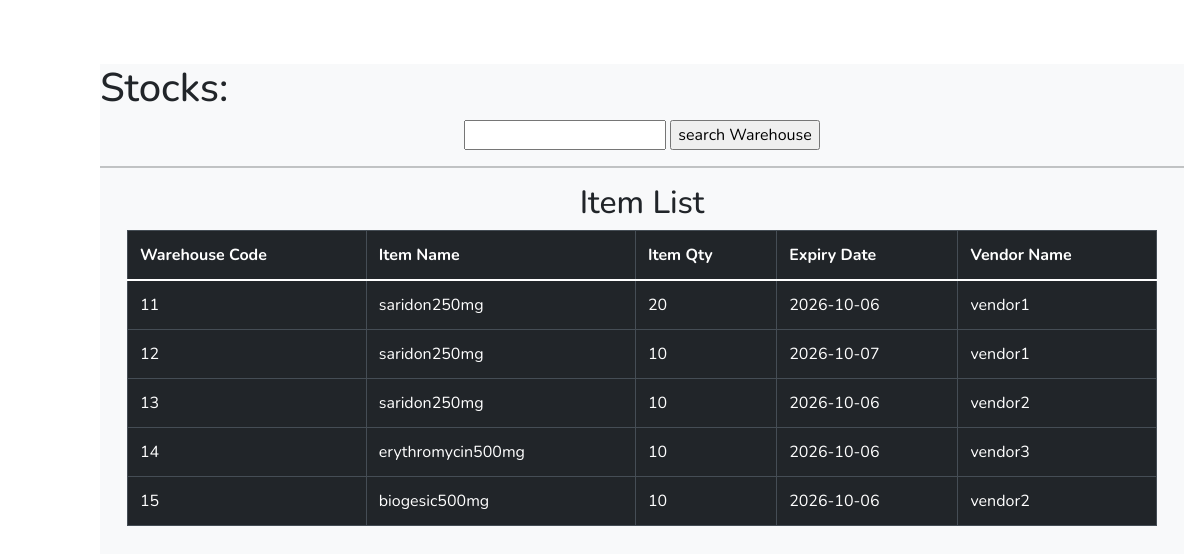
Before: /pages/user/user_rdu_view_stock.php with the older database file.
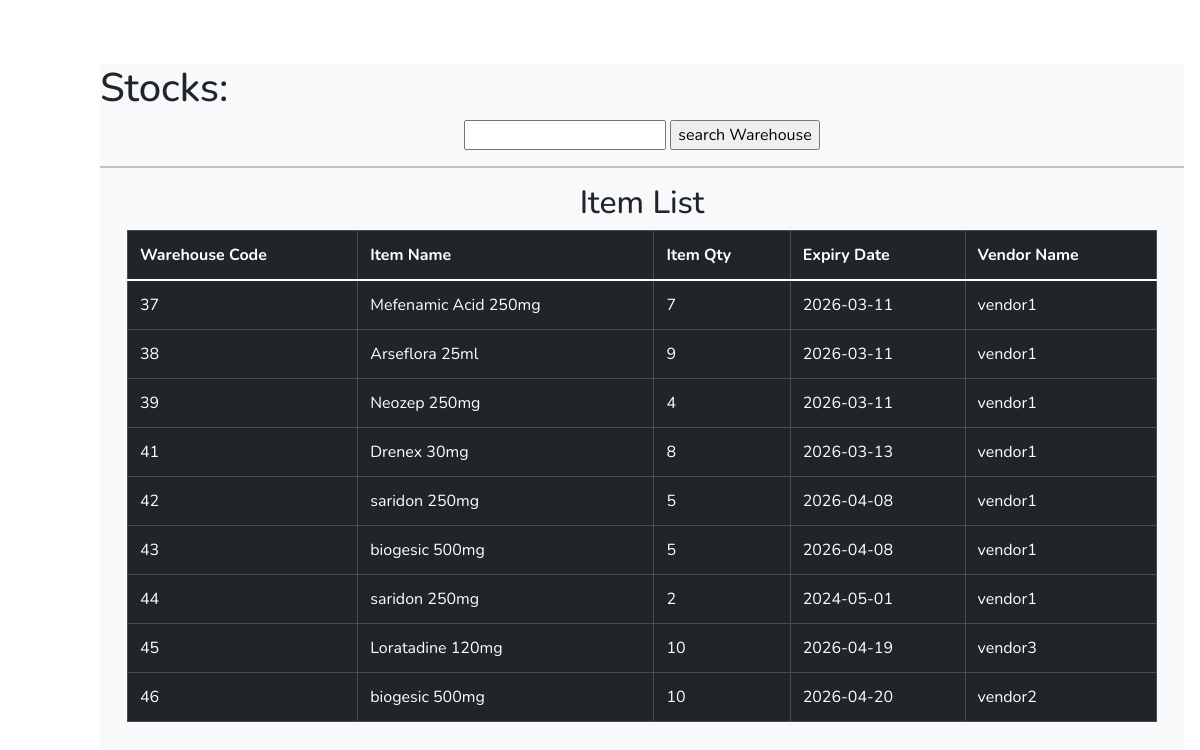
After: the same page with the newer database file.
### tables this page shows
CREATE TABLE `warehouse` (
  `warehouse_code` int(11) NOT NULL,
  `item_name` varchar(50) NOT NULL,
  `item_qty` int(11) NOT NULL,
  `expiry_date` date NOT NULL,
  `vendor_name` varchar(255) NOT NULL
);

### pages/user/user_rdu_view_stock.php (the view, shortened to what this page needs)
<!DOCTYPE html>
<html lang="en">
<head>
    <?php include "user_ham.php";?>
    <div class="height-100 bg-light">
<h1>Stocks:</h1>
<center>
<form method='GET' action='user_search_item.php'>
    <input type='text' name='search'>
    <input type='submit' name='submit' value='search Warehouse'>
</form>
</center>
<hr />
  <div class='container'>
            <div class='row'>
<?php
$data= "SELECT * FROM warehouse";
$result = mysqli_query($conn, $data);
if(mysqli_num_rows($result)> 0){
    echo"<h2><center>Item List</center></h2>
    <section class='intro'>
        <div class='gradient-custom-2 h-100'>
            <div class='mask d-flex align-items-center h-100'>
                <div class='container'>
                    <div class='row justify-content-center'>
                        <div class='col-12'>
                            <div class='table-responsive'>
                                <table class='table table-dark table-bordered mb-0'>
                                    <thead>
                                        <tr>
                                            <th scope='col'>Warehouse Code</th>
                                            <th scope='col'>Item Name</th>
                                            <th scope='col'>Item Qty</th>
                                            <th scope='col'>Expiry Date</th>
                                            <th scope='col'>Vendor Name</th>
                                        </tr>
                                    </thead>
                                    <tbody>";
    while($row=mysqli_fetch_assoc($result)){
        $warehouse_code=$row['warehouse_code'];
        $item_name_warehouse=$row['item_name'];
        $item_qty=$row['item_qty'];
        $expiry_date=$row['expiry_date'];
        $vendor_name=$row['vendor_name'];
        echo "<tr>";
                                            echo "<td>" . $warehouse_code. "</td>";
                                            echo "<td>" .$item_name_warehouse . "</td>";
                                            echo "<td>" .$item_qty . "</td>";
                                            echo "<td>" . $expiry_date . "</td>";
                                            echo "<td>" . $vendor_name . "</td>";
                                            echo "</tr>";
    }
    echo"</tbody>
                                </table>
                            </div>
                        </div>
                    </div>
                </div>
            </div>
        </div>
    </section>
    <br/>
        ";
}else{
    echo"Database is EMPTY";
}
?>
                            </div>
                        </div>
                    </div>
    <br/>
</body>
</html>

### pages/user/user_ham.php (shortened to what this page needs)
    <link rel="stylesheet" href="https://code.jquery.com/ui/1.13.2/themes/base/jquery-ui.css">
   <link rel="stylesheet" href="https://cdn.jsdelivr.net/npm/bootstrap@5.0.0-beta1/dist/css/bootstrap.min.css">
    <link rel="stylesheet" href="https://cdn.jsdelivr.net/npm/bootstrap@5.0.0-beta1/dist/js/bootstrap.bundle.min.js">
    <link rel="stylesheet" href="https://cdnjs.cloudflare.com/ajax/libs/jquery/3.2.1/jquery.min.js">
    <link rel="stylesheet" href="https://cdn.jsdelivr.net/npm/boxicons@latest/css/boxicons.min.css">
    <link href="https://cdn.jsdelivr.net/npm/select2@4.1.0-rc.0/dist/css/select2.min.css" rel="stylesheet" />
   <link rel="stylesheet" href="https://stackpath.bootstrapcdn.com/bootstrap/4.5.2/css/bootstrap.min.css">
   <link rel="stylesheet" href="https://cdn.jsdelivr.net/npm/sweetalert2@10"></link>
</head>

### pages/user/user_ham.php (style rules this page uses)
:root { --header-height: 3rem;--nav-width: 68px;--first-color: #4723D9;--first-color-light: #AFA5D9;--white-color: #F7F6FB;--body-font: 'Nunito', sans-serif;--normal-font-size: 1rem;--z-fixed: 100 }
*,::before,::after { box-sizing: border-box }
.height-100 { height:100vh }

Changed rows visible on the page:
removed warehouse: warehouse_code "11", item_name "saridon250mg", item_qty "20", expiry_date "2026-10-06", vendor_name "vendor1"
removed warehouse: warehouse_code "12", item_name "saridon250mg", item_qty "10", expiry_date "2026-10-07", vendor_name "vendor1"
removed warehouse: warehouse_code "13", item_name "saridon250mg", item_qty "10", expiry_date "2026-10-06", vendor_name "vendor2"
removed warehouse: warehouse_code "14", item_name "erythromycin500mg", item_qty "10", expiry_date "2026-10-06", vendor_name "vendor3"
removed warehouse: warehouse_code "15", item_name "biogesic500mg", item_qty "10", expiry_date "2026-10-06", vendor_name "vendor2"
added warehouse: warehouse_code "37", item_name "Mefenamic Acid 250mg", item_qty "7", expiry_date "2026-03-11", vendor_name "vendor1"
added warehouse: warehouse_code "38", item_name "Arseflora 25ml", item_qty "9", expiry_date "2026-03-11", vendor_name "vendor1"
added warehouse: warehouse_code "39", item_name "Neozep 250mg", item_qty "4", expiry_date "2026-03-11", vendor_name "vendor1"
added warehouse: warehouse_code "41", item_name "Drenex 30mg", item_qty "8", expiry_date "2026-03-13", vendor_name "vendor1"
added warehouse: warehouse_code "42", item_name "saridon 250mg", item_qty "5", expiry_date "2026-04-08", vendor_name "vendor1"
added warehouse: warehouse_code "43", item_name "biogesic 500mg", item_qty "5", expiry_date "2026-04-08", vendor_name "vendor1"
added warehouse: warehouse_code "44", item_name "saridon 250mg", item_qty "2", expiry_date "2024-05-01", vendor_name "vendor1"
added warehouse: warehouse_code "45", item_name "Loratadine 120mg", item_qty "10", expiry_date "2026-04-19", vendor_name "vendor3"
added warehouse: warehouse_code "46", item_name "biogesic 500mg", item_qty "10", expiry_date "2026-04-20", vendor_name "vendor2"
